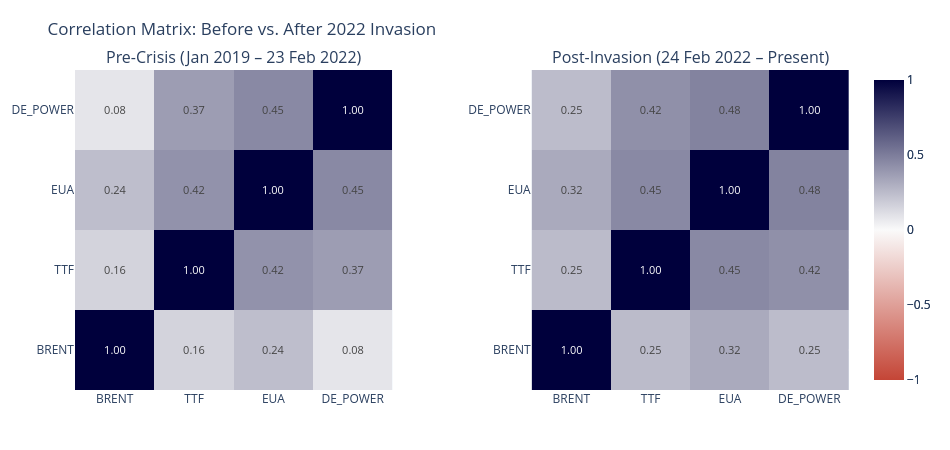

Notebook source saved alongside this figure:
### Markdown cell above
## 5. The 2022 Regime Shift — Pre/Post Invasion Correlation

The Russian invasion of Ukraine created a structural break in the European
energy correlation matrix. Before 24 February 2022, TTF and German power had
a moderate correlation driven by the normal merit-order relationship. After,
gas became the dominant driver of European power prices.

The pre/post correlation matrices below quantify the regime shift. The delta
matrix (post minus pre) reveals which pairwise correlations changed most:
TTF–DE_POWER, BRENT–TTF, and EUA–DE_POWER all increased sharply — the entire
energy complex tightened its co-movement.

### Code cell
pre_cutoff = pd.Timestamp("2022-02-23")
post_start = pd.Timestamp("2022-02-24")

pre_period = returns[:pre_cutoff]
post_period = returns[post_start:]

pre_corr = pre_period[CORE].corr()
post_corr = post_period[CORE].corr()

fig4 = make_subplots(
    rows=1, cols=2,
    subplot_titles=("Pre-Crisis (Jan 2019 – 23 Feb 2022)", "Post-Invasion (24 Feb 2022 – Present)"),
    horizontal_spacing=0.18,
)

heatmap_kw = dict(
    zmin=-1, zmax=1,
    colorscale=[[0.0, RED], [0.5, OFFWHITE], [1.0, NAVY]],
    texttemplate="%{text:.2f}", textfont={"size": 11}, hoverongaps=False,
)

fig4.add_trace(go.Heatmap(
    z=pre_corr.values, x=pre_corr.columns, y=pre_corr.index,
    text=np.round(pre_corr.values, 2), **heatmap_kw,
), row=1, col=1)

fig4.add_trace(go.Heatmap(
    z=post_corr.values, x=post_corr.columns, y=post_corr.index,
    text=np.round(post_corr.values, 2), **heatmap_kw,
), row=1, col=2)

fig4.update_layout(
    title="Correlation Matrix: Before vs. After 2022 Invasion",
    width=950, height=450, margin=dict(l=60, r=40, t=70, b=60),
)
fig4.show()

delta = post_corr - pre_corr
print("Correlation change (post − pre):")
print(delta.round(3).to_string())
print(f"\nTTF-DE_POWER: {pre_corr.at['TTF','DE_POWER']:.3f} → {post_corr.at['TTF','DE_POWER']:.3f}  (Δ = {delta.at['TTF','DE_POWER']:+.3f})")

### Figure 1 — Plotly figure (JSON) as saved in the notebook; plotly's stock layout.template omitted (floating-point values rounded to 4 significant figures)
{"data": [{"colorscale": [[0.0, "#C44536"], [0.5, "#FAFAFA"], [1.0, "#00003C"]], "hoverongaps": false, "text": [[1.0, 0.16, 0.24, 0.08], [0.16, 1.0, 0.42, 0.37], [0.24, 0.42, 1.0, 0.45], [0.08, 0.37, 0.45, 1.0]], "textfont": {"size": 11}, "texttemplate": "%{text:.2f}", "type": "heatmap", "x": ["BRENT", "TTF", "EUA", "DE_POWER"], "xaxis": "x", "y": ["BRENT", "TTF", "EUA", "DE_POWER"], "yaxis": "y", "z": [[1.0, 0.1577, 0.2401, 0.08373], [0.1577, 1.0, 0.417, 0.3715], [0.2401, 0.417, 1.0, 0.4527], [0.08373, 0.3715, 0.4527, 1.0]], "zmax": 1, "zmin": -1}, {"colorscale": [[0.0, "#C44536"], [0.5, "#FAFAFA"], [1.0, "#00003C"]], "hoverongaps": false, "text": [[1.0, 0.25, 0.32, 0.25], [0.25, 1.0, 0.45, 0.42], [0.32, 0.45, 1.0, 0.48], [0.25, 0.42, 0.48, 1.0]], "textfont": {"size": 11}, "texttemplate": "%{text:.2f}", "type": "heatmap", "x": ["BRENT", "TTF", "EUA", "DE_POWER"], "xaxis": "x2", "y": ["BRENT", "TTF", "EUA", "DE_POWER"], "yaxis": "y2", "z": [[1.0, 0.2536, 0.3196, 0.2477], [0.2536, 1.0, 0.4502, 0.4246], [0.3196, 0.4502, 1.0, 0.4776], [0.2477, 0.4246, 0.4776, 1.0]], "zmax": 1, "zmin": -1}], "layout": {"annotations": [{"font": {"size": 16}, "showarrow": false, "text": "Pre-Crisis (Jan 2019 – 23 Feb 2022)", "x": 0.205, "xanchor": "center", "xref": "paper", "y": 1.0, "yanchor": "bottom", "yref": "paper"}, {"font": {"size": 16}, "showarrow": false, "text": "Post-Invasion (24 Feb 2022 – Present)", "x": 0.795, "xanchor": "center", "xref": "paper", "y": 1.0, "yanchor": "bottom", "yref": "paper"}], "height": 450, "margin": {"b": 60, "l": 60, "r": 40, "t": 70}, "title": {"text": "Correlation Matrix: Before vs. After 2022 Invasion"}, "width": 950, "xaxis": {"anchor": "y", "domain": [0.0, 0.41]}, "xaxis2": {"anchor": "y2", "domain": [0.59, 1.0]}, "yaxis": {"anchor": "x", "domain": [0.0, 1.0]}, "yaxis2": {"anchor": "x2", "domain": [0.0, 1.0]}}}
